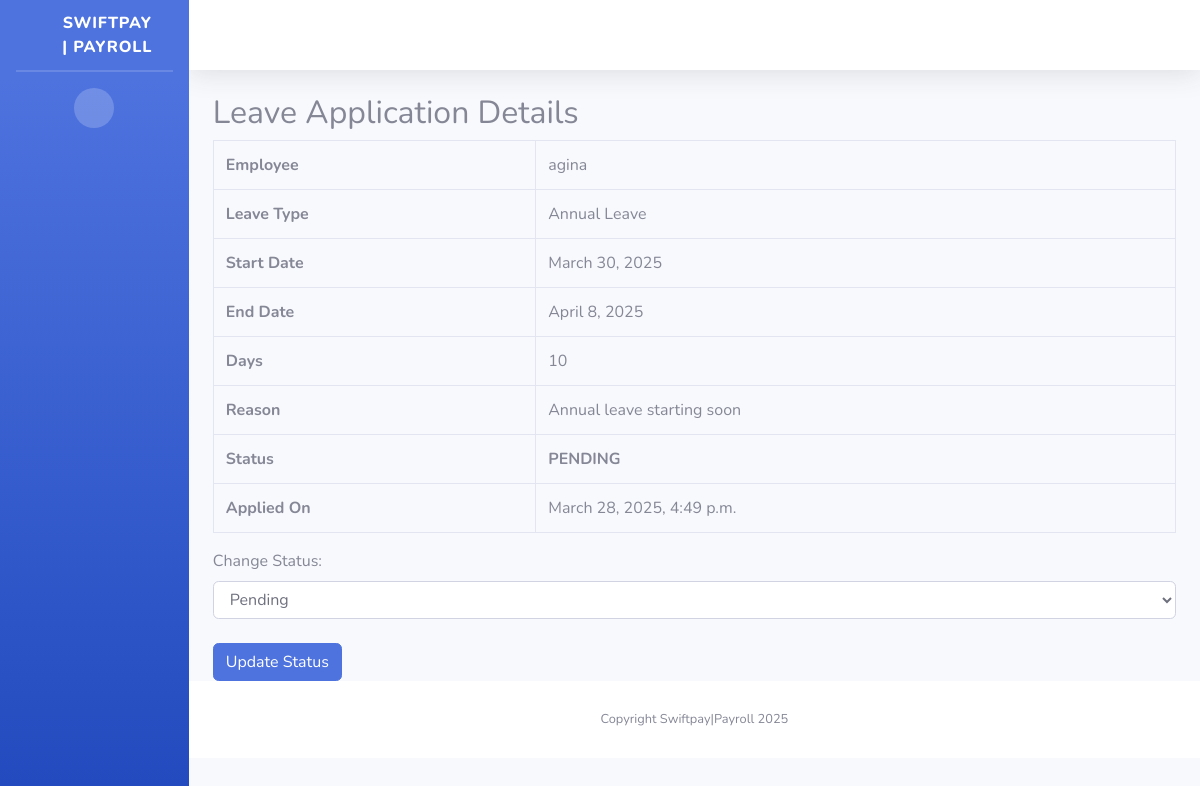
The page /leave-applications/2/ on the database its author committed.
### mywebsite/models.py (models this page shows, shortened)
class LeaveApplication(models.Model):
    STATUS_CHOICES = [
        ('PENDING', 'Pending'),
        ('APPROVED', 'Approved'),
        ('REJECTED', 'Rejected')
    ]
    employee = models.ForeignKey(CustomUser, on_delete=models.CASCADE)
    leave_type = models.ForeignKey(LeaveType, on_delete=models.CASCADE)
    start_date = models.DateField()
    end_date = models.DateField()
    days = models.IntegerField()
    reason = models.TextField()
    status = models.CharField(max_length=10, choices=STATUS_CHOICES, default='PENDING')
    applied_on = models.DateTimeField(auto_now_add=True)

class CustomUser(AbstractUser):
    GENDER_CHOICES = [
        ('M', 'Male'),
        ('F', 'Female'),
        ('O', 'Other')
    ]
    employee_id = models.CharField(max_length=20, unique=True)
    date_of_birth = models.DateField(null=True, blank=True)
    gender = models.CharField(max_length=1, choices=GENDER_CHOICES)
    phone_number = models.CharField(max_length=15, blank=True)
    address = models.TextField(blank=True)
    joined_date = models.DateField(default=timezone.now)
    role = models.ForeignKey(EmployeeRole, on_delete=models.SET_NULL, null=True)
    department = models.ForeignKey(Department, on_delete=models.SET_NULL, null=True)
    is_active_employee = models.BooleanField(default=True)
    middle_name = models.CharField(max_length=255, null=True, blank=True)
    residential_status = models.CharField(max_length=2, choices=[
        ('R', 'Resident'),
        ('NR', 'Non-Resident')
    ], null=True, blank=True)
    national_id = models.CharField(max_length=10, null=True, blank=True)
    kra_pin = models.CharField(max_length=11, null=True, blank=True)
    nssf_no = models.CharField(max_length=15, null=True, blank=True)
    nhif_no = models.CharField(max_length=15, null=True, blank=True)
    passport_photo = models.ImageField(upload_to='employee_photos/', blank=True, null=True)
    basic_salary = models.DecimalField(max_digits=10, decimal_places=2, null=True, blank=True)
    bank = models.CharField(max_length=50, null=True, blank=True)
    bank_account_name = models.CharField(max_length=255, null=True, blank=True)
    bank_account_number = models.CharField(max_length=35, null=True, blank=True)
    bank_branch = models.CharField(max_length=40, null=True, blank=True)
    employee_personal_number = models.CharField(max_length=50, null=True, blank=True)
    date_of_employment = models.DateField(null=True, blank=True)
    contract_type = models.CharField(choices=[
        ('P', 'Permanent'),
        ('T', 'Temporary')
    ], max_length=1, null=True, blank=True)
    job_title = models.CharField(max_length=50, null=True, blank=True)
    employee_email = models.EmailField(null=True, blank=True)
    mobile_phone = models.CharField(max_length=15, null=True, blank=True)

class LeaveType(models.Model):
    name = models.CharField(max_length=50)
    max_days_per_year = models.IntegerField()

### mywebsite/views.py (the view)
# urls.py: path('leave-applications/<int:pk>/', views.leave_application_detail, name='leave_application_detail'),
def leave_application_detail(request, pk):
    leave_application = get_object_or_404(LeaveApplication, pk=pk)
    return render(request, 'leave_application_detail.html', {'leave_application': leave_application})

### templates/leave_application_detail.html (shortened to what this page needs)
{% extends "base.html" %}
{% block content %}
<div class="container">
    <h2>Leave Application Details</h2>
    <table class="table table-bordered">
        <tr><th>Employee</th><td>{{ leave_application.employee.username }}</td></tr>
        <tr><th>Leave Type</th><td>{{ leave_application.leave_type.name }}</td></tr>
        <tr><th>Start Date</th><td>{{ leave_application.start_date }}</td></tr>
        <tr><th>End Date</th><td>{{ leave_application.end_date }}</td></tr>
        <tr><th>Days</th><td>{{ leave_application.days }}</td></tr>
        <tr><th>Reason</th><td>{{ leave_application.reason }}</td></tr>
        <tr><th>Status</th><td><strong>{{ leave_application.status }}</strong></td></tr>
        <tr><th>Applied On</th><td>{{ leave_application.applied_on }}</td></tr>
    </table>
    <form method="post" action="{% url 'update_leave_status' leave_application.pk %}">
        <label for="status">Change Status:</label>
        <select name="status" class="form-control">
            <option value="PENDING" {% if leave_application.status == "PENDING" %}selected{% endif %}>Pending</option>
        </select>
        <br>
        <button type="submit" class="btn btn-primary">Update Status</button>
    </form>
</div>
{% endblock %}

### rows shown on the page
LeaveApplication: employee.username "agina", leave_type.name "Annual Leave", start_date "March 30, 2025", end_date "April 8, 2025", days "10", reason "Annual leave starting soon", status "PENDING", applied_on "March 28, 2025, 4:49 p.m.", status "Pending"
